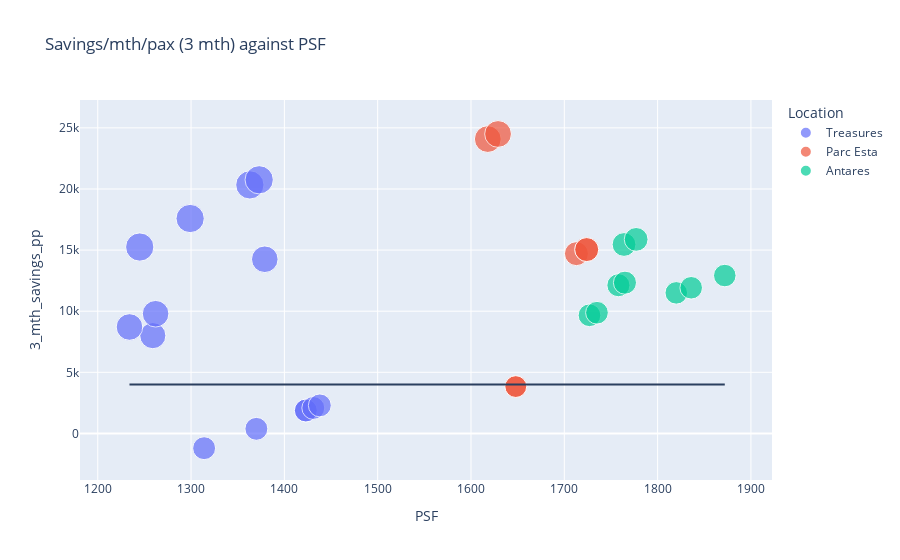
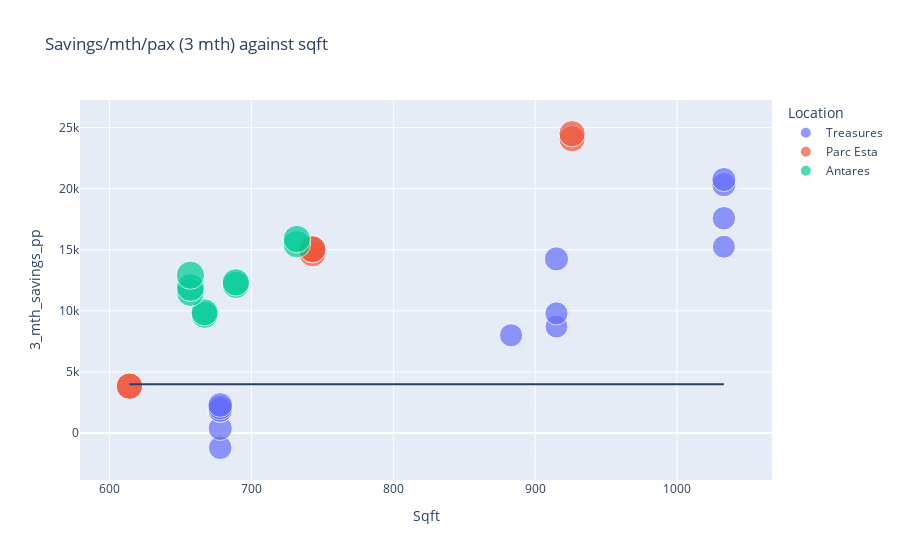
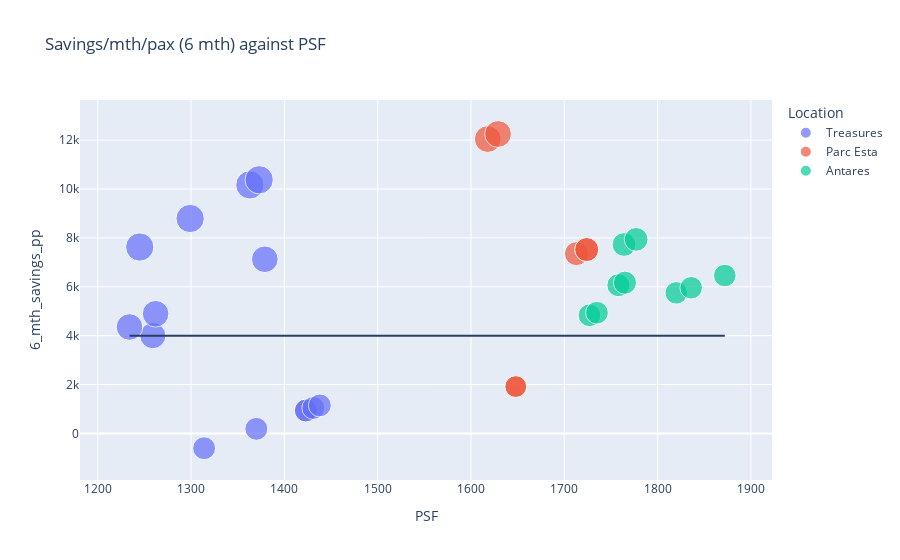
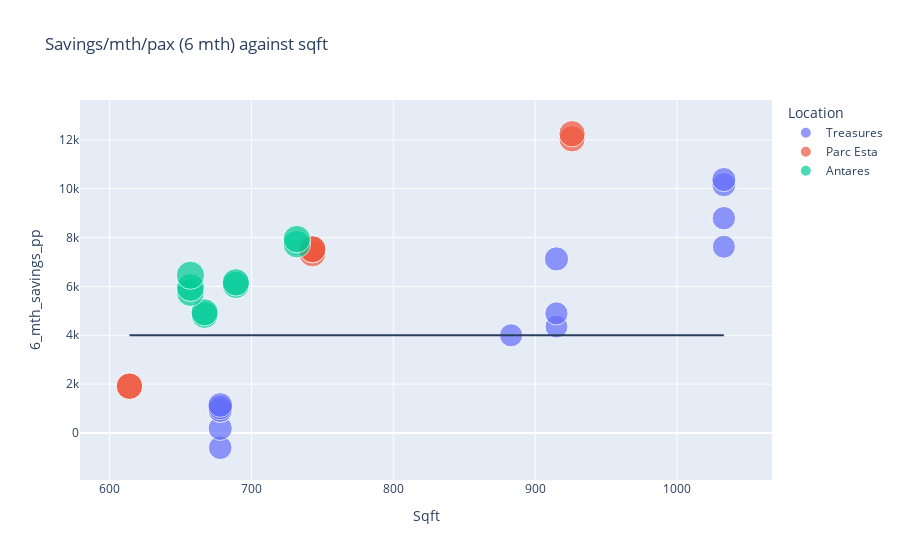

Write notebook code for charts like these, in order.
### Code cell
"""
    Shortfall (6 months outlook)
"""
mth_savings_list = ['3_mth_savings_pp','6_mth_savings_pp','9_mth_savings_pp']
for _ in mth_savings_list:
    
    fig = px.scatter(df, x="PSF", y=_, color="Location",
                     size='Sqft', hover_data=['id','Location','Room',_], title = 'Savings/mth/pax ({} mth) against PSF'.format((mth_savings_list.index(_)+1) * 3))
    fig.update_layout(shapes=[gen_ref_line('PSF',4000)])
    fig.show()

    fig = px.scatter(df, x="Sqft", y=_, color="Location",
                     size='PSF', hover_data=['id','Location','Room',_], 
                     title = 'Savings/mth/pax ({} mth) against sqft'.format((mth_savings_list.index(_)+1) * 3))
    fig.update_layout(shapes=[gen_ref_line('Sqft',4000)])
    fig.show()

### Figure 1 — Plotly figure (JSON) as saved in the notebook; plotly's stock layout.template omitted (floating-point values rounded to 4 significant figures)
{"data": [{"customdata": [[10, "Treasures", "2Br+S", -1208], [15, "Treasures", "2Br+S", 375], [11, "Treasures", "2Br+S", 1875], [13, "Treasures", "2Br+S", 1875], [14, "Treasures", "2Br+S", 2083], [12, "Treasures", "2Br+S", 2292], [16, "Treasures", "3BR", 8000], [17, "Treasures", "3BR", 8708], [19, "Treasures", "3BR", 9792], [18, "Treasures", "3BR", 14250], [20, "Treasures", "3BRP", 15250], [22, "Treasures", "3BRP", 17583], [21, "Treasures", "3BRP", 20333], [23, "Treasures", "3BRP", 20750]], "hoverlabel": {"namelength": 0}, "hovertemplate": "Location=%{customdata[1]}<br>PSF=%{x}<br>3_mth_savings_pp=%{customdata[3]}<br>Sqft=%{marker.size}<br>id=%{customdata[0]}<br>Room=%{customdata[2]}", "legendgroup": "Treasures", "marker": {"color": "#636efa", "size": [678, 678, 678, 678, 678, 678, 883, 915, 915, 915, 1033, 1033, 1033, 1033], "sizemode": "area", "sizeref": 2.583, "symbol": "circle"}, "mode": "markers", "name": "Treasures", "showlegend": true, "type": "scatter", "x": [1314, 1370, 1423, 1423, 1431, 1438, 1259, 1234, 1262, 1379, 1245, 1299, 1363, 1373], "xaxis": "x", "y": [-1208, 375, 1875, 1875, 2083, 2292, 8000, 8708, 9792, 14250, 15250, 17583, 20333, 20750], "yaxis": "y"}, {"customdata": [[24, "Parc Esta", "1BR+S", 3833], [25, "Parc Esta", "1BR+S", 3833], [26, "Parc Esta", "2BRP", 14708], [27, "Parc Esta", "2BRP", 15042], [28, "Parc Esta", "2BRP", 15042], [29, "Parc Esta", "3BR", 24083], [30, "Parc Esta", "3BR", 24500]], "hoverlabel": {"namelength": 0}, "hovertemplate": "Location=%{customdata[1]}<br>PSF=%{x}<br>3_mth_savings_pp=%{customdata[3]}<br>Sqft=%{marker.size}<br>id=%{customdata[0]}<br>Room=%{customdata[2]}", "legendgroup": "Parc Esta", "marker": {"color": "#EF553B", "size": [614, 614, 743, 743, 743, 926, 926], "sizemode": "area", "sizeref": 2.583, "symbol": "circle"}, "mode": "markers", "name": "Parc Esta", "showlegend": true, "type": "scatter", "x": [1648, 1648, 1713, 1724, 1724, 1618, 1629], "xaxis": "x", "y": [3833, 3833, 14708, 15042, 15042, 24083, 24500], "yaxis": "y"}, {"customdata": [[8, "Antares", "2BR", 9667], [9, "Antares", "2BR", 9875], [3, "Antares", "2BR", 11500], [4, "Antares", "2BR", 11917], [1, "Antares", "2BR", 12125], [2, "Antares", "2BR", 12333], [5, "Antares", "2BR", 12917], [6, "Antares", "2BR", 15458], [7, "Antares", "2BR", 15875]], "hoverlabel": {"namelength": 0}, "hovertemplate": "Location=%{customdata[1]}<br>PSF=%{x}<br>3_mth_savings_pp=%{customdata[3]}<br>Sqft=%{marker.size}<br>id=%{customdata[0]}<br>Room=%{customdata[2]}", "legendgroup": "Antares", "marker": {"color": "#00cc96", "size": [667, 667, 657, 657, 689, 689, 657, 732, 732], "sizemode": "area", "sizeref": 2.583, "symbol": "circle"}, "mode": "markers", "name": "Antares", "showlegend": true, "type": "scatter", "x": [1727, 1735, 1820, 1836, 1758, 1765, 1872, 1764, 1777], "xaxis": "x", "y": [9667, 9875, 11500, 11917, 12125, 12333, 12917, 15458, 15875], "yaxis": "y"}], "layout": {"legend": {"itemsizing": "constant", "title": {"text": "Location"}, "tracegroupgap": 0}, "shapes": [{"type": "line", "x0": 1234, "x1": 1872, "xref": "x", "y0": 4000, "y1": 4000}], "title": {"text": "Savings/mth/pax (3 mth) against PSF"}, "xaxis": {"anchor": "y", "domain": [0, 1], "title": {"text": "PSF"}}, "yaxis": {"anchor": "x", "domain": [0, 1], "title": {"text": "3_mth_savings_pp"}}}}

### Figure 2 — Plotly figure (JSON) as saved in the notebook; plotly's stock layout.template omitted (floating-point values rounded to 4 significant figures)
{"data": [{"customdata": [[10, "Treasures", "2Br+S", -1208], [15, "Treasures", "2Br+S", 375], [11, "Treasures", "2Br+S", 1875], [13, "Treasures", "2Br+S", 1875], [14, "Treasures", "2Br+S", 2083], [12, "Treasures", "2Br+S", 2292], [16, "Treasures", "3BR", 8000], [17, "Treasures", "3BR", 8708], [19, "Treasures", "3BR", 9792], [18, "Treasures", "3BR", 14250], [20, "Treasures", "3BRP", 15250], [22, "Treasures", "3BRP", 17583], [21, "Treasures", "3BRP", 20333], [23, "Treasures", "3BRP", 20750]], "hoverlabel": {"namelength": 0}, "hovertemplate": "Location=%{customdata[1]}<br>Sqft=%{x}<br>3_mth_savings_pp=%{customdata[3]}<br>PSF=%{marker.size}<br>id=%{customdata[0]}<br>Room=%{customdata[2]}", "legendgroup": "Treasures", "marker": {"color": "#636efa", "size": [1314, 1370, 1423, 1423, 1431, 1438, 1259, 1234, 1262, 1379, 1245, 1299, 1363, 1373], "sizemode": "area", "sizeref": 4.68, "symbol": "circle"}, "mode": "markers", "name": "Treasures", "showlegend": true, "type": "scatter", "x": [678, 678, 678, 678, 678, 678, 883, 915, 915, 915, 1033, 1033, 1033, 1033], "xaxis": "x", "y": [-1208, 375, 1875, 1875, 2083, 2292, 8000, 8708, 9792, 14250, 15250, 17583, 20333, 20750], "yaxis": "y"}, {"customdata": [[24, "Parc Esta", "1BR+S", 3833], [25, "Parc Esta", "1BR+S", 3833], [26, "Parc Esta", "2BRP", 14708], [27, "Parc Esta", "2BRP", 15042], [28, "Parc Esta", "2BRP", 15042], [29, "Parc Esta", "3BR", 24083], [30, "Parc Esta", "3BR", 24500]], "hoverlabel": {"namelength": 0}, "hovertemplate": "Location=%{customdata[1]}<br>Sqft=%{x}<br>3_mth_savings_pp=%{customdata[3]}<br>PSF=%{marker.size}<br>id=%{customdata[0]}<br>Room=%{customdata[2]}", "legendgroup": "Parc Esta", "marker": {"color": "#EF553B", "size": [1648, 1648, 1713, 1724, 1724, 1618, 1629], "sizemode": "area", "sizeref": 4.68, "symbol": "circle"}, "mode": "markers", "name": "Parc Esta", "showlegend": true, "type": "scatter", "x": [614, 614, 743, 743, 743, 926, 926], "xaxis": "x", "y": [3833, 3833, 14708, 15042, 15042, 24083, 24500], "yaxis": "y"}, {"customdata": [[8, "Antares", "2BR", 9667], [9, "Antares", "2BR", 9875], [3, "Antares", "2BR", 11500], [4, "Antares", "2BR", 11917], [1, "Antares", "2BR", 12125], [2, "Antares", "2BR", 12333], [5, "Antares", "2BR", 12917], [6, "Antares", "2BR", 15458], [7, "Antares", "2BR", 15875]], "hoverlabel": {"namelength": 0}, "hovertemplate": "Location=%{customdata[1]}<br>Sqft=%{x}<br>3_mth_savings_pp=%{customdata[3]}<br>PSF=%{marker.size}<br>id=%{customdata[0]}<br>Room=%{customdata[2]}", "legendgroup": "Antares", "marker": {"color": "#00cc96", "size": [1727, 1735, 1820, 1836, 1758, 1765, 1872, 1764, 1777], "sizemode": "area", "sizeref": 4.68, "symbol": "circle"}, "mode": "markers", "name": "Antares", "showlegend": true, "type": "scatter", "x": [667, 667, 657, 657, 689, 689, 657, 732, 732], "xaxis": "x", "y": [9667, 9875, 11500, 11917, 12125, 12333, 12917, 15458, 15875], "yaxis": "y"}], "layout": {"legend": {"itemsizing": "constant", "title": {"text": "Location"}, "tracegroupgap": 0}, "shapes": [{"type": "line", "x0": 614, "x1": 1033, "xref": "x", "y0": 4000, "y1": 4000}], "title": {"text": "Savings/mth/pax (3 mth) against sqft"}, "xaxis": {"anchor": "y", "domain": [0, 1], "title": {"text": "Sqft"}}, "yaxis": {"anchor": "x", "domain": [0, 1], "title": {"text": "3_mth_savings_pp"}}}}

### Figure 3 — Plotly figure (JSON) as saved in the notebook; plotly's stock layout.template omitted (floating-point values rounded to 4 significant figures)
{"data": [{"customdata": [[10, "Treasures", "2Br+S", -604], [15, "Treasures", "2Br+S", 188], [11, "Treasures", "2Br+S", 938], [13, "Treasures", "2Br+S", 938], [14, "Treasures", "2Br+S", 1042], [12, "Treasures", "2Br+S", 1146], [16, "Treasures", "3BR", 4000], [17, "Treasures", "3BR", 4354], [19, "Treasures", "3BR", 4896], [18, "Treasures", "3BR", 7125], [20, "Treasures", "3BRP", 7625], [22, "Treasures", "3BRP", 8792], [21, "Treasures", "3BRP", 10167], [23, "Treasures", "3BRP", 10375]], "hoverlabel": {"namelength": 0}, "hovertemplate": "Location=%{customdata[1]}<br>PSF=%{x}<br>6_mth_savings_pp=%{customdata[3]}<br>Sqft=%{marker.size}<br>id=%{customdata[0]}<br>Room=%{customdata[2]}", "legendgroup": "Treasures", "marker": {"color": "#636efa", "size": [678, 678, 678, 678, 678, 678, 883, 915, 915, 915, 1033, 1033, 1033, 1033], "sizemode": "area", "sizeref": 2.583, "symbol": "circle"}, "mode": "markers", "name": "Treasures", "showlegend": true, "type": "scatter", "x": [1314, 1370, 1423, 1423, 1431, 1438, 1259, 1234, 1262, 1379, 1245, 1299, 1363, 1373], "xaxis": "x", "y": [-604, 188, 938, 938, 1042, 1146, 4000, 4354, 4896, 7125, 7625, 8792, 10167, 10375], "yaxis": "y"}, {"customdata": [[24, "Parc Esta", "1BR+S", 1917], [25, "Parc Esta", "1BR+S", 1917], [26, "Parc Esta", "2BRP", 7354], [27, "Parc Esta", "2BRP", 7521], [28, "Parc Esta", "2BRP", 7521], [29, "Parc Esta", "3BR", 12042], [30, "Parc Esta", "3BR", 12250]], "hoverlabel": {"namelength": 0}, "hovertemplate": "Location=%{customdata[1]}<br>PSF=%{x}<br>6_mth_savings_pp=%{customdata[3]}<br>Sqft=%{marker.size}<br>id=%{customdata[0]}<br>Room=%{customdata[2]}", "legendgroup": "Parc Esta", "marker": {"color": "#EF553B", "size": [614, 614, 743, 743, 743, 926, 926], "sizemode": "area", "sizeref": 2.583, "symbol": "circle"}, "mode": "markers", "name": "Parc Esta", "showlegend": true, "type": "scatter", "x": [1648, 1648, 1713, 1724, 1724, 1618, 1629], "xaxis": "x", "y": [1917, 1917, 7354, 7521, 7521, 12042, 12250], "yaxis": "y"}, {"customdata": [[8, "Antares", "2BR", 4833], [9, "Antares", "2BR", 4938], [3, "Antares", "2BR", 5750], [4, "Antares", "2BR", 5958], [1, "Antares", "2BR", 6063], [2, "Antares", "2BR", 6167], [5, "Antares", "2BR", 6458], [6, "Antares", "2BR", 7729], [7, "Antares", "2BR", 7938]], "hoverlabel": {"namelength": 0}, "hovertemplate": "Location=%{customdata[1]}<br>PSF=%{x}<br>6_mth_savings_pp=%{customdata[3]}<br>Sqft=%{marker.size}<br>id=%{customdata[0]}<br>Room=%{customdata[2]}", "legendgroup": "Antares", "marker": {"color": "#00cc96", "size": [667, 667, 657, 657, 689, 689, 657, 732, 732], "sizemode": "area", "sizeref": 2.583, "symbol": "circle"}, "mode": "markers", "name": "Antares", "showlegend": true, "type": "scatter", "x": [1727, 1735, 1820, 1836, 1758, 1765, 1872, 1764, 1777], "xaxis": "x", "y": [4833, 4938, 5750, 5958, 6063, 6167, 6458, 7729, 7938], "yaxis": "y"}], "layout": {"legend": {"itemsizing": "constant", "title": {"text": "Location"}, "tracegroupgap": 0}, "shapes": [{"type": "line", "x0": 1234, "x1": 1872, "xref": "x", "y0": 4000, "y1": 4000}], "title": {"text": "Savings/mth/pax (6 mth) against PSF"}, "xaxis": {"anchor": "y", "domain": [0, 1], "title": {"text": "PSF"}}, "yaxis": {"anchor": "x", "domain": [0, 1], "title": {"text": "6_mth_savings_pp"}}}}

### Figure 4 — Plotly figure (JSON) as saved in the notebook; plotly's stock layout.template omitted (floating-point values rounded to 4 significant figures)
{"data": [{"customdata": [[10, "Treasures", "2Br+S", -604], [15, "Treasures", "2Br+S", 188], [11, "Treasures", "2Br+S", 938], [13, "Treasures", "2Br+S", 938], [14, "Treasures", "2Br+S", 1042], [12, "Treasures", "2Br+S", 1146], [16, "Treasures", "3BR", 4000], [17, "Treasures", "3BR", 4354], [19, "Treasures", "3BR", 4896], [18, "Treasures", "3BR", 7125], [20, "Treasures", "3BRP", 7625], [22, "Treasures", "3BRP", 8792], [21, "Treasures", "3BRP", 10167], [23, "Treasures", "3BRP", 10375]], "hoverlabel": {"namelength": 0}, "hovertemplate": "Location=%{customdata[1]}<br>Sqft=%{x}<br>6_mth_savings_pp=%{customdata[3]}<br>PSF=%{marker.size}<br>id=%{customdata[0]}<br>Room=%{customdata[2]}", "legendgroup": "Treasures", "marker": {"color": "#636efa", "size": [1314, 1370, 1423, 1423, 1431, 1438, 1259, 1234, 1262, 1379, 1245, 1299, 1363, 1373], "sizemode": "area", "sizeref": 4.68, "symbol": "circle"}, "mode": "markers", "name": "Treasures", "showlegend": true, "type": "scatter", "x": [678, 678, 678, 678, 678, 678, 883, 915, 915, 915, 1033, 1033, 1033, 1033], "xaxis": "x", "y": [-604, 188, 938, 938, 1042, 1146, 4000, 4354, 4896, 7125, 7625, 8792, 10167, 10375], "yaxis": "y"}, {"customdata": [[24, "Parc Esta", "1BR+S", 1917], [25, "Parc Esta", "1BR+S", 1917], [26, "Parc Esta", "2BRP", 7354], [27, "Parc Esta", "2BRP", 7521], [28, "Parc Esta", "2BRP", 7521], [29, "Parc Esta", "3BR", 12042], [30, "Parc Esta", "3BR", 12250]], "hoverlabel": {"namelength": 0}, "hovertemplate": "Location=%{customdata[1]}<br>Sqft=%{x}<br>6_mth_savings_pp=%{customdata[3]}<br>PSF=%{marker.size}<br>id=%{customdata[0]}<br>Room=%{customdata[2]}", "legendgroup": "Parc Esta", "marker": {"color": "#EF553B", "size": [1648, 1648, 1713, 1724, 1724, 1618, 1629], "sizemode": "area", "sizeref": 4.68, "symbol": "circle"}, "mode": "markers", "name": "Parc Esta", "showlegend": true, "type": "scatter", "x": [614, 614, 743, 743, 743, 926, 926], "xaxis": "x", "y": [1917, 1917, 7354, 7521, 7521, 12042, 12250], "yaxis": "y"}, {"customdata": [[8, "Antares", "2BR", 4833], [9, "Antares", "2BR", 4938], [3, "Antares", "2BR", 5750], [4, "Antares", "2BR", 5958], [1, "Antares", "2BR", 6063], [2, "Antares", "2BR", 6167], [5, "Antares", "2BR", 6458], [6, "Antares", "2BR", 7729], [7, "Antares", "2BR", 7938]], "hoverlabel": {"namelength": 0}, "hovertemplate": "Location=%{customdata[1]}<br>Sqft=%{x}<br>6_mth_savings_pp=%{customdata[3]}<br>PSF=%{marker.size}<br>id=%{customdata[0]}<br>Room=%{customdata[2]}", "legendgroup": "Antares", "marker": {"color": "#00cc96", "size": [1727, 1735, 1820, 1836, 1758, 1765, 1872, 1764, 1777], "sizemode": "area", "sizeref": 4.68, "symbol": "circle"}, "mode": "markers", "name": "Antares", "showlegend": true, "type": "scatter", "x": [667, 667, 657, 657, 689, 689, 657, 732, 732], "xaxis": "x", "y": [4833, 4938, 5750, 5958, 6063, 6167, 6458, 7729, 7938], "yaxis": "y"}], "layout": {"legend": {"itemsizing": "constant", "title": {"text": "Location"}, "tracegroupgap": 0}, "shapes": [{"type": "line", "x0": 614, "x1": 1033, "xref": "x", "y0": 4000, "y1": 4000}], "title": {"text": "Savings/mth/pax (6 mth) against sqft"}, "xaxis": {"anchor": "y", "domain": [0, 1], "title": {"text": "Sqft"}}, "yaxis": {"anchor": "x", "domain": [0, 1], "title": {"text": "6_mth_savings_pp"}}}}
